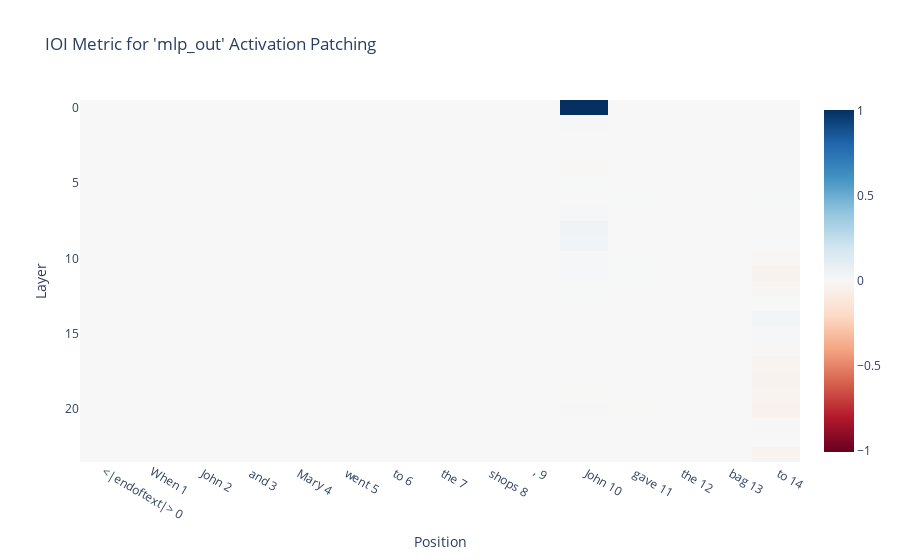

The cell this chart's notebook holds for it:
### Markdown cell above
Isolated MLP layers do not make a significant difference to the final metric. Layer 0 is, per Neel Nanda's suggestion, probably an extension of the embedding.

### Code cell
resid_pre_act_patch_results = patching.get_act_patch_mlp_out(
    model, 
    corrupted_tokens, 
    clean_cache, 
    ioi_metric)

imshow(resid_pre_act_patch_results, 
       yaxis="Layer", 
       xaxis="Position", 
       x=[f"{tok} {i}" for i, tok in enumerate(model.to_str_tokens(clean_tokens[0]))],
       title="IOI Metric for 'mlp_out' Activation Patching")

### Figure 1 — Plotly figure (JSON) as saved in the notebook; plotly's stock layout.template omitted (floating-point values rounded to 4 significant figures; data arrays with more than 128 entries replaced by an {"elided": "..."} marker saying what was removed)
{"data": [{"coloraxis": "coloraxis", "hovertemplate": "x: %{x}<br>y: %{y}<br>color: %{z}<extra></extra>", "name": "0", "type": "heatmap", "x": ["<|endoftext|> 0", "When 1", " John 2", " and 3", " Mary 4", " went 5", " to 6", " the 7", " shops 8", ", 9", " John 10", " gave 11", " the 12", " bag 13", " to 14"], "xaxis": "x", "yaxis": "y", "z": {"elided": "24x15 float values"}}], "layout": {"coloraxis": {"cmid": 0, "colorscale": [[0, "rgb(103,0,31)"], [0.1, "rgb(178,24,43)"], [0.2, "rgb(214,96,77)"], [0.3, "rgb(244,165,130)"], [0.4, "rgb(253,219,199)"], [0.5, "rgb(247,247,247)"], [0.6, "rgb(209,229,240)"], [0.7, "rgb(146,197,222)"], [0.8, "rgb(67,147,195)"], [0.9, "rgb(33,102,172)"], [1, "rgb(5,48,97)"]]}, "title": {"text": "IOI Metric for 'mlp_out' Activation Patching"}, "xaxis": {"anchor": "y", "domain": [0, 1], "title": {"text": "Position"}}, "yaxis": {"anchor": "x", "autorange": "reversed", "domain": [0, 1], "title": {"text": "Layer"}}}}
